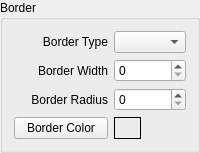
             <widget class="QGroupBox" name="groupBox_4">
              <property name="title">
               <string>Border</string>
              </property>
              <layout class="QGridLayout" name="gridLayout_4">
               <item row="0" column="0">
                <widget class="QLabel" name="label_3">
                 <property name="text">
                  <string>Border Type</string>
                 </property>
                 <property name="alignment">
                  <set>Qt::AlignRight|Qt::AlignTrailing|Qt::AlignVCenter</set>
                 </property>
                </widget>
               </item>
               <item row="0" column="1">
                <widget class="QComboBox" name="pb_border_type_normal"/>
               </item>
               <item row="1" column="0">
                <widget class="QLabel" name="label_36">
                 <property name="text">
                  <string>Border Width</string>
                 </property>
                 <property name="alignment">
                  <set>Qt::AlignRight|Qt::AlignTrailing|Qt::AlignVCenter</set>
                 </property>
                </widget>
               </item>
               <item row="1" column="1">
                <widget class="QSpinBox" name="pb_border_width_normal">
                 <property name="maximum">
                  <number>100</number>
                 </property>
                 <property name="value">
                  <number>0</number>
                 </property>
                </widget>
               </item>
               <item row="2" column="0">
                <widget class="QLabel" name="label_2">
                 <property name="text">
                  <string>Border Radius</string>
                 </property>
                 <property name="alignment">
                  <set>Qt::AlignRight|Qt::AlignTrailing|Qt::AlignVCenter</set>
                 </property>
                </widget>
               </item>
               <item row="2" column="1">
                <widget class="QSpinBox" name="pb_border_radius_normal">
                 <property name="maximum">
                  <number>100</number>
                 </property>
                 <property name="value">
                  <number>0</number>
                 </property>
                </widget>
               </item>
               <item row="3" column="0">
                <widget class="QPushButton" name="pb_border_color_normal">
                 <property name="text">
                  <string>Border Color</string>
                 </property>
                 <property name="qss" stdset="0">
                  <string>border-color</string>
                 </property>
                 <property name="label" stdset="0">
                  <string>pb_border_color_normal_lb</string>
                 </property>
                 <property name="var" stdset="0">
                  <string>pb_border_color_sel_normal</string>
                 </property>
                </widget>
               </item>
               <item row="3" column="1">
                <widget class="QLabel" name="pb_border_color_normal_lb">
                 <property name="maximumSize">
                  <size>
                   <width>27</width>
                   <height>27</height>
                  </size>
                 </property>
                 <property name="frameShape">
                  <enum>QFrame::Box</enum>
                 </property>
                 <property name="text">
                  <string/>
                 </property>
                 <property name="alignment">
                  <set>Qt::AlignCenter</set>
                 </property>
                </widget>
               </item>
              </layout>
             </widget>
